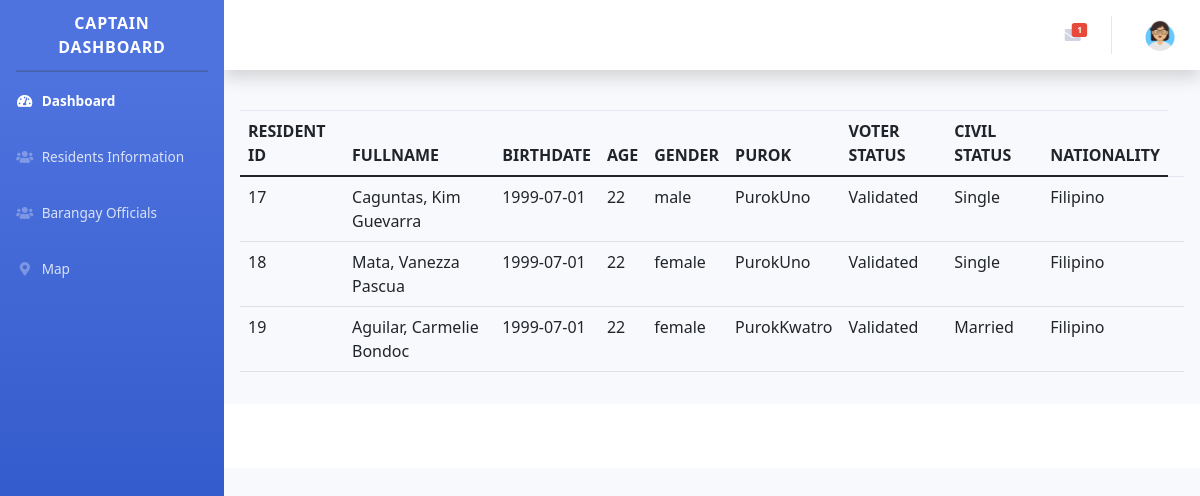
/aclearance.php, run on the app's committed database.
### tables this page shows
CREATE TABLE `tbl_resident` (
  `id_resident` int(11) NOT NULL,
  `user_id` int(11) NOT NULL,
  `lname_resident` varchar(55) NOT NULL,
  `fname_resident` varchar(55) NOT NULL,
  `mname_resident` varchar(55) NOT NULL,
  `suffix_resident` varchar(55) NOT NULL,
  `birthdate_resident` date NOT NULL,
  `age` int(11) NOT NULL,
  `gender` varchar(55) NOT NULL,
  `purok` varchar(55) NOT NULL,
  `voter_status` varchar(55) NOT NULL,
  `civil_status` varchar(55) NOT NULL,
  `nationality` varchar(55) NOT NULL,
  `Status` tinyint(4) NOT NULL,
  `valid_id` varbinary(1052) NOT NULL,
  `ClearCert` varbinary(1052) NOT NULL,
  `IndiCert` varbinary(1052) NOT NULL,
  `ResiCert` varbinary(1052) NOT NULL,
  `id_uploadDate` varchar(255) NOT NULL
);

### aclearance.php (the view, shortened to what this page needs)
	<?php
	include("condb.php");
	include('includes/header.php');
	include('includes/capt_navbar.php');
	?>
	<link href="https://stackpath.bootstrapcdn.com/font-awesome/4.7.0/css/font-awesome.min.css" rel="stylesheet" >
	<link rel="stylesheet" href="https://cdn.datatables.net/1.11.4/css/dataTables.bootstrap5.min.css" />
	<div id="content-wrapper" class="d-flex flex-column">
		<div id="content">
			<nav class="navbar navbar-expand navbar-light bg-white topbar mb-4 static-top shadow">
				<ul class="navbar-nav ml-auto">
				<?php
				$sql = "SELECT * FROM tbl_msg WHERE msg_status=0";
			    $result= mysqli_query($cn,$sql);
			    $row= mysqli_num_rows($result);
			    ?>
				<li class="nav-item dropdown no-arrow mx-1">
					<a class="nav-link dropdown-toggle" href="#" id="alertsDropdown" role="button" data-toggle="dropdown" aria-haspopup="true" aria-expanded="false">
						<span class="badge badge-danger badge-counter"> <?php echo $row; ?></span>
					</a>
			</li>
			<li class="nav-item dropdown no-arrow">
				<a class="nav-link dropdown-toggle" href="#" id="userDropdown" role="button"
				data-toggle="dropdown" aria-haspopup="true" aria-expanded="false">
				<img src="img/admin.png" class="img-profile rounded-circle">
			</a>
	</li>
</ul>
</nav>
<div class="card-body">
	<div class="table-responsive">
		<table class="table table-hover" id="dataTableid" width="100%" cellspacing="0">
			<thead>
				<tr>
					<th>RESIDENT ID</th>
					<th>FULLNAME</th>
					<th>BIRTHDATE</th>
					<th>AGE</th>
					<th>GENDER</th>
					<th>PUROK</th>
					<th>VOTER STATUS</th>
					<th>CIVIL STATUS</th>
					<th>NATIONALITY</th>
				</tr>
			</thead>
			<?php
					$sql = "SELECT * FROM tbl_resident WHERE Status = '1'";
                  		$result = mysqli_query($cn, $sql);
					while ($results = mysqli_fetch_array($result)) { ?>
				<tr>
					<td><?php echo $results ['id_resident'] ?></td>
					<td><?php echo $results ['lname_resident'], ", ", $results ['fname_resident'], " ", $results ['mname_resident'], " ", $results ['suffix_resident'] ?></td>
					<td><?php echo $results ['birthdate_resident'] ?></td>
					<td><?php echo $results ['age'] ?></td>
					<td><?php echo $results ['gender'] ?></td>
					<td><?php echo $results ['purok'] ?></td>
					<td><?php echo $results ['voter_status'] ?></td>
					<td><?php echo $results ['civil_status'] ?></td>
					<td><?php echo $results ['nationality'] ?></td>
					<td>
					</td>
				</tr>
			<?php } ?>
		</table>
	</div>
</div>
<?php
include ('includes/footer.php');
?>

### data on the page
tbl_resident: id_resident "17", lname_resident "Caguntas", fname_resident "Kim", mname_resident "Guevarra", birthdate_resident "1999-07-01", age "22", gender "male", purok "PurokUno", voter_status "Validated", civil_status "Single", nationality "Filipino"
tbl_resident: id_resident "18", lname_resident "Mata", fname_resident "Vanezza", mname_resident "Pascua", birthdate_resident "1999-07-01", age "22", gender "female", purok "PurokUno", voter_status "Validated", civil_status "Single", nationality "Filipino"
tbl_resident: id_resident "19", lname_resident "Aguilar", fname_resident "Carmelie", mname_resident "Bondoc", birthdate_resident "1999-07-01", age "22", gender "female", purok "PurokKwatro", voter_status "Validated", civil_status "Married", nationality "Filipino"

### other printed values
$row "1"
